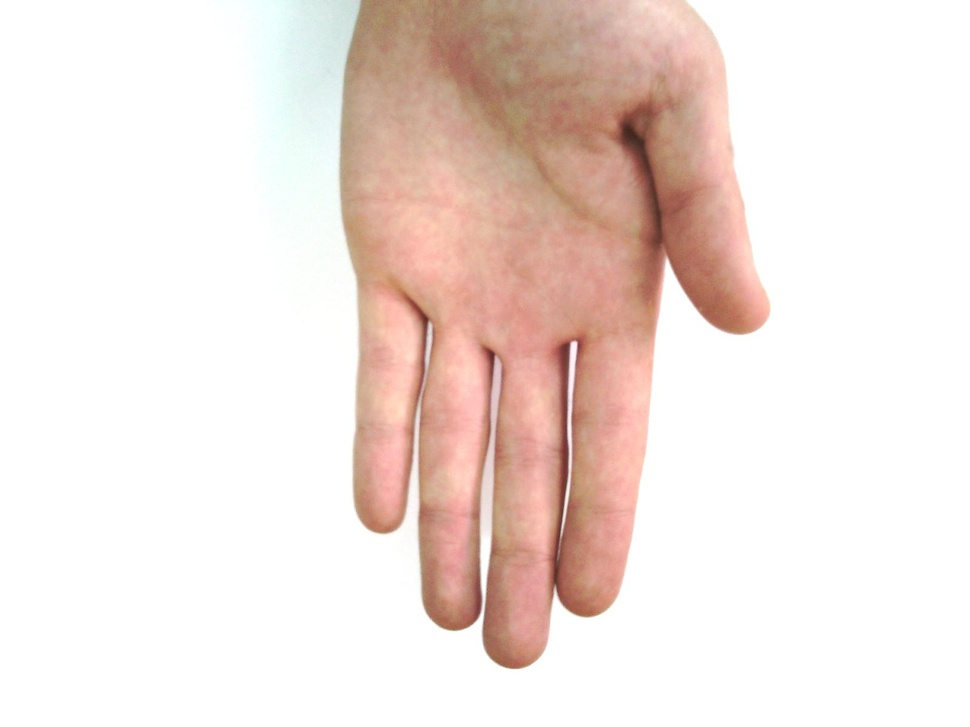
#> input picture data/Hand_0000060.jpg, 970 x 727 px, shrunk from 1600 x 1200 before the run, given in place of Hand_0000038.jpg, which was not available
$ jupyter execute --allow-errors preprocess.ipynb   (shell and % lines are left out)
#> lines starting #> are read from the running program, lines starting #| are printed output that depends on the picture; after the words box and inside, x2 and y2 are one past the last pixel; in counts of white or black regions, pixels touching at a corner belong together; pictures that were not available may be replaced by others from this repository, and a replacement may not be noted
[cell 1]
import numpy as np
import cv2
import imutils
import matplotlib.pyplot as plt
import pandas as pd
import json

[cell 2]
df = pd.read_csv("HandInfo.csv", index_col="imageName")
#> (reads HandInfo.csv from the repository)
#> further down, image is the input picture: shape (727, 970, 3); mean B, G, R 220.9, 226.4, 240.5
#> `image = cv2.rotate(image, cv2.ROTATE_180)`:
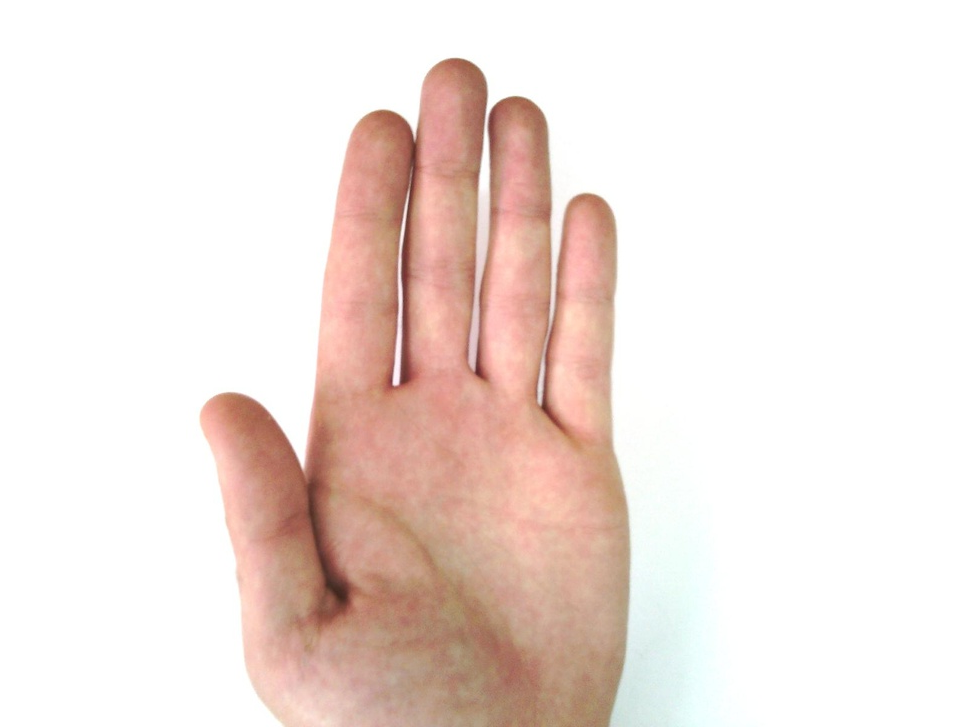
#> image: shape (727, 970, 3); mean B, G, R 220.9, 226.4, 240.5
df.info()

[cell 3]
# Drop wrongly labelled data
df.drop(df.loc["Hand_0006393.jpg":"Hand_0006408.jpg"].index, inplace=True)
df = df[(df.irregularities == 0) & ((df.aspectOfHand == "palmar right") | (df.aspectOfHand == "palmar left"))]
df

[cell 4]

def getBbox(image, imageName):
#> called with imageName = 'Hand_0000038.jpg'
        bin = cv2.inRange(image, (190, 190, 190), (255, 255,255))
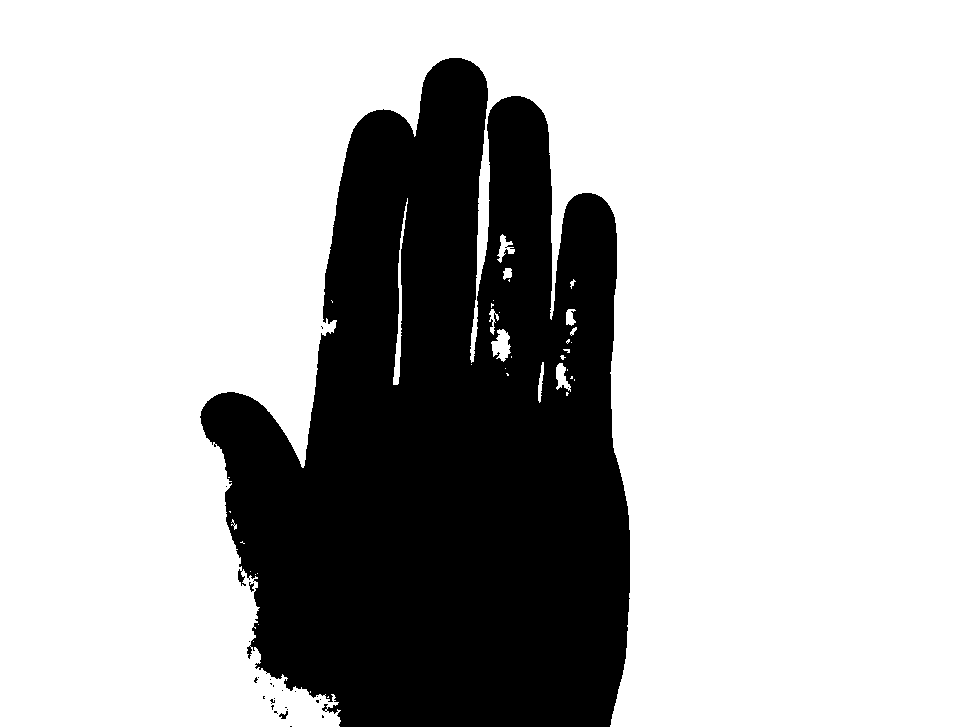
#> bin: shape (727, 970); 72.3% white; 26 black regions (23 under 20 px), largest, box (x1, y1, x2, y2) and area: (200, 58, 630, 727) 195456, (279, 711, 288, 719) 37, (249, 582, 254, 592) 28
        cv2.bitwise_not(bin, bin)
#> bin: shape (727, 970); 27.7% white; 26 white regions (23 under 20 px)
        cnts = cv2.findContours(bin.copy(), cv2.RETR_TREE, cv2.CHAIN_APPROX_SIMPLE)
#> cnts = 80 contours, 65 with area under 20; largest, box (x1, y1, x2, y2) and area: (200, 58, 630, 727) 196051, (392, 197, 409, 386) 824, (490, 328, 512, 363) 458, (555, 362, 572, 393) 282, (496, 233, 516, 264) 262
        cnts = imutils.grab_contours(cnts)
        cnts = sorted(cnts, key = cv2.contourArea, reverse = True)

        rect = cv2.boundingRect(cnts[0])
#> rect = (200, 58, 430, 669)
        image = cv2.rectangle(image, rect, (0,0,0), 2)
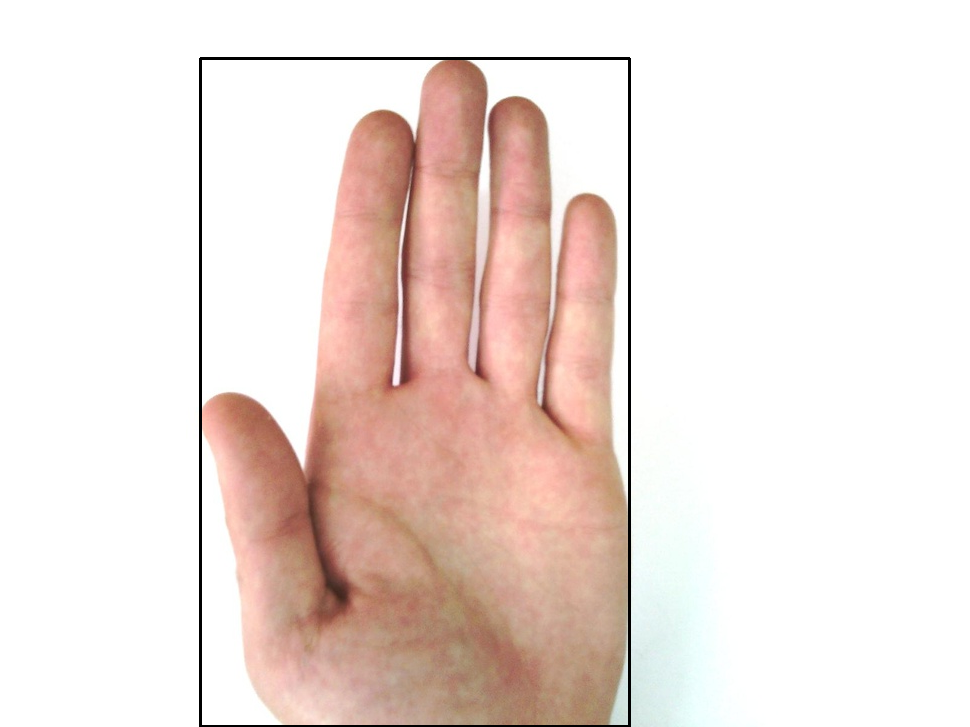
#> image: shape (727, 970, 3); mean R, G, B 238.4, 224.3, 218.9
        cv2.circle(image,(int(rect[0]),int(rect[1])), 8, (0,255,0), -1)
#> image: shape (727, 970, 3); 0.03% of pixels changed, all inside (x1, y1, x2, y2) = (192, 50, 209, 67)

        cv2.imwrite(f"preprocessed-hands/{imageName}", cv2.cvtColor(image, cv2.COLOR_RGB2BGR))
#> pass 2 of the loop `for imageName in images:`:
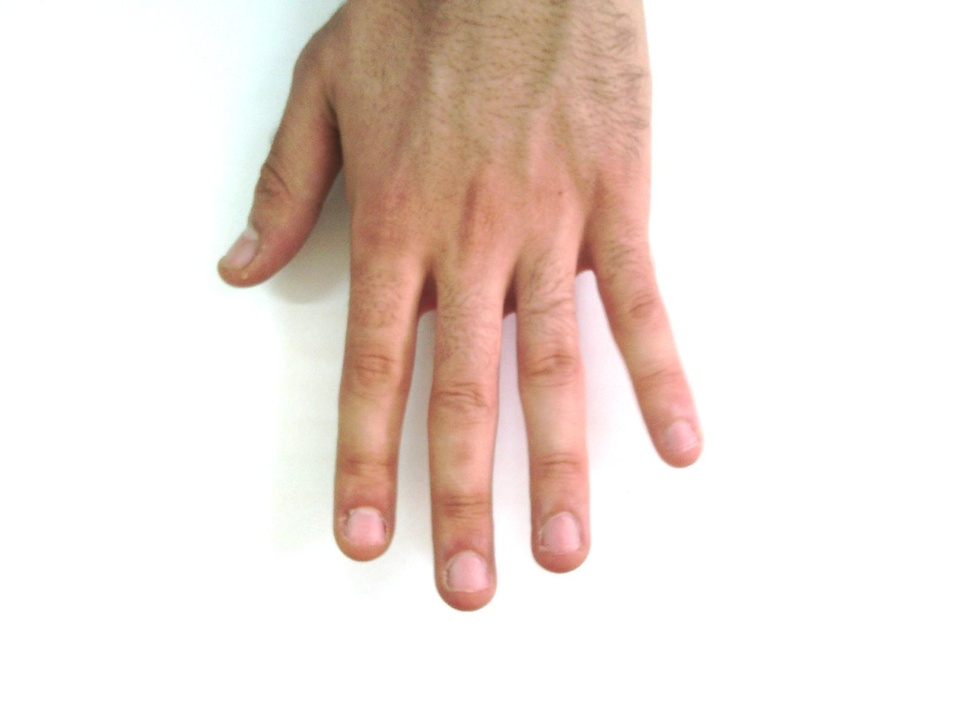
#> input picture data/Hand_0000078.jpg, 970 x 727 px, shrunk from 1600 x 1200 before the run, given in place of Hand_0000039.jpg, which was not available
#> image is the input picture: shape (727, 970, 3); mean B, G, R 219.8, 226.1, 238.5
#> in getBbox (call 2), `bin = cv2.inRange(image, (190, 190, 190), (255, 255,255))`:
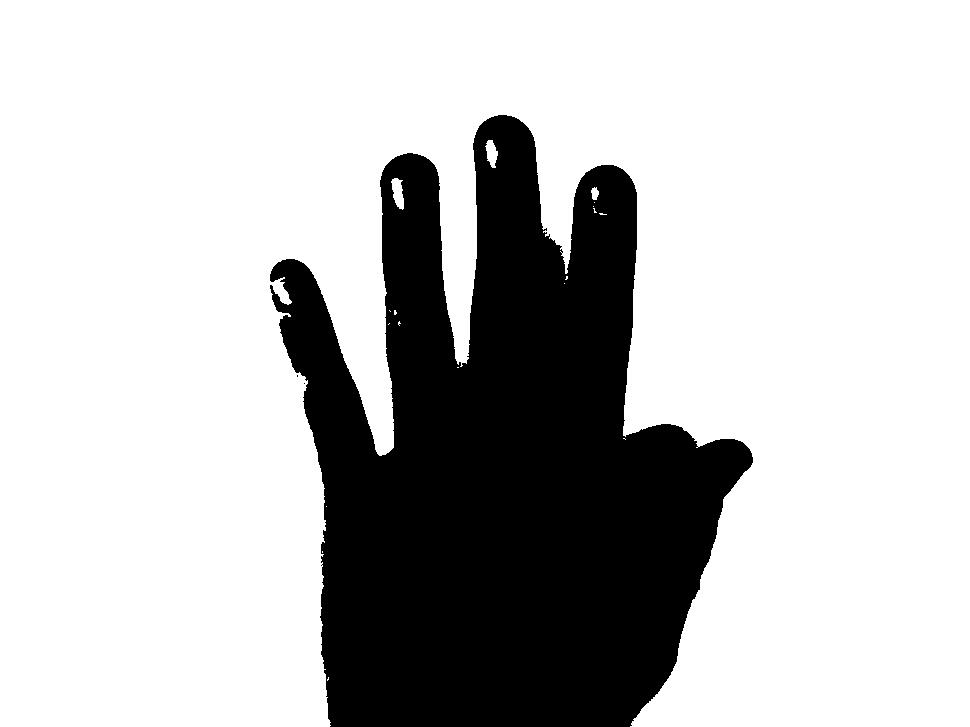
#> bin: shape (727, 970); 74.7% white; 3 black regions (2 under 20 px), largest, box (x1, y1, x2, y2) and area: (270, 115, 753, 727) 178290
#> cnts = 28 contours, 24 with area under 20; largest, box (x1, y1, x2, y2) and area: (270, 115, 753, 727) 177462, (390, 177, 405, 211) 312, (484, 139, 499, 169) 262, (590, 186, 600, 201) 91
#> rect = (270, 115, 483, 612)
#> in getBbox (call 2), `image = cv2.rectangle(image, rect, (0,0,0), 2)`:
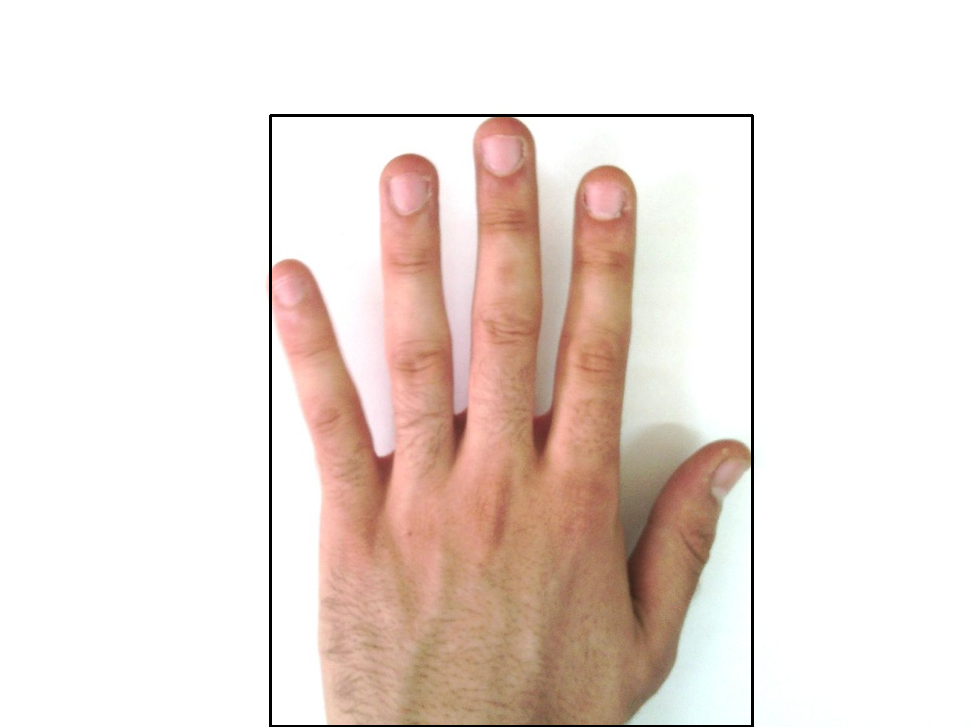
#> image: shape (727, 970, 3); mean R, G, B 236.4, 224, 217.7
        # return a tuple of (x, y, width, height)
        return rect

images = df.index.to_numpy()
# images = ["Hand_0000038.jpg", "Hand_0000039.jpg", "Hand_0000040.jpg"] # ONLY FOR TESTING

bboxes = {}

#> (the rest of this cell did not finish here and is left out)
